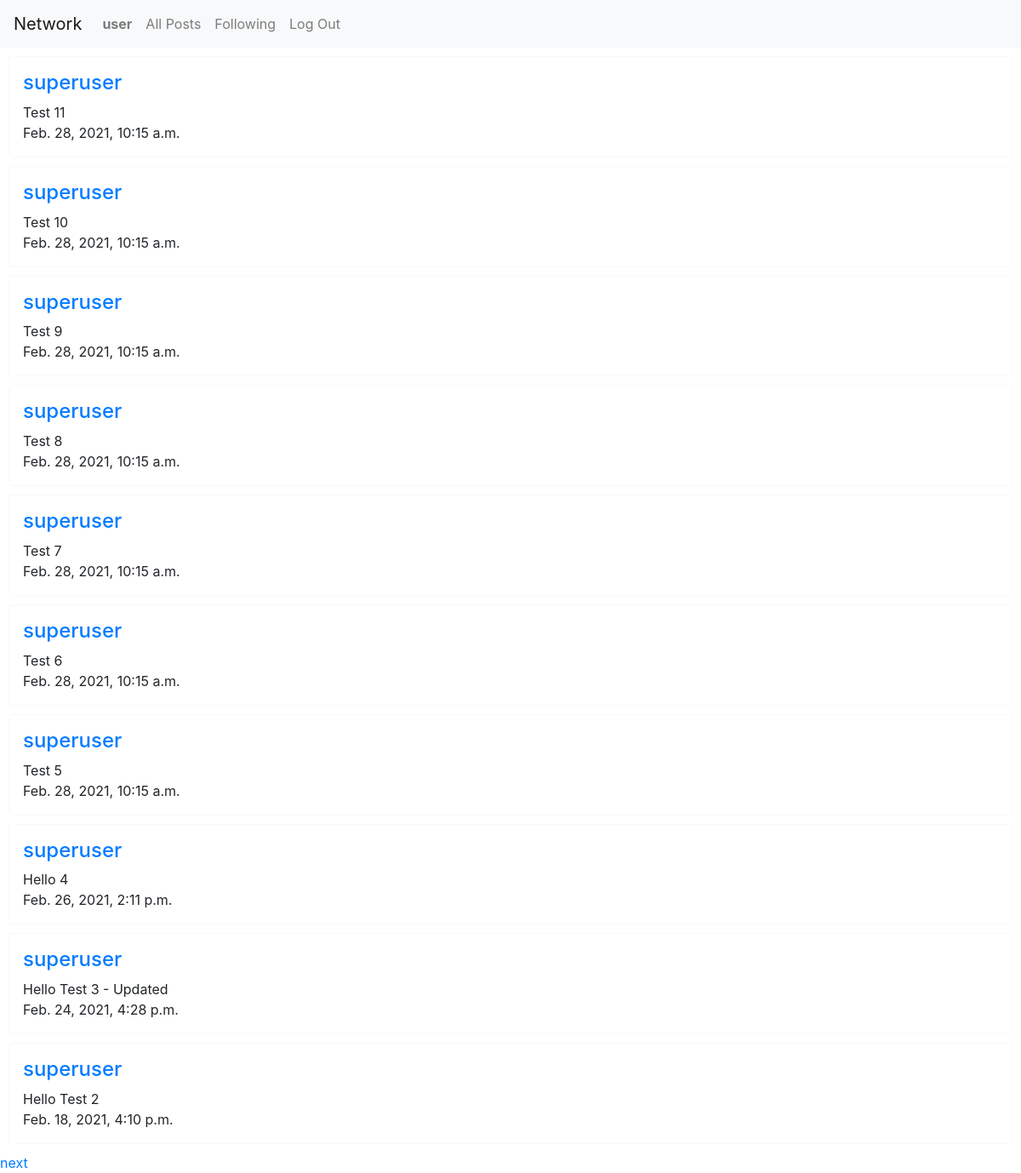
Page /following (signed in) on the committed database.
### network/models.py (models this page shows, shortened)
class User(AbstractUser):
    pass

class Post(models.Model):
    user = models.ForeignKey('User', on_delete=models.CASCADE, related_name="user")
    post = models.CharField(max_length=300)
    timestamp = models.DateTimeField()
    likes = models.IntegerField(default=0)

### network/views.py (the view)
# urls.py: path("following", views.following, name="following"),
def following(request):
    user = request.user
    following = Follow.objects.filter(follower=request.user).values('following_id')
    posts = Post.objects.filter(user__in=following).order_by('-timestamp')
    for post in posts:
        post.likes = Like.objects.filter(post=post.id).count()
        post.save()
    paginator = Paginator(posts, 10)
    page_number = request.GET.get('page')
    page_obj = paginator.get_page(page_number)
    return render(request, "network/following.html", {
        "page_obj": page_obj # most recent post first
    })

### network/templates/network/following.html (shortened to what this page needs)
{% extends "network/layout.html" %}
{% load static %}
{% block body %}
<div>
  {% for post in page_obj %}
    <div class="border border-light rounded p-3" style="margin: 10px;">
      <h4> <a href="{% url 'profile' post.user.id %}">{{ post.user }}</a></h4>
      <div>{{ post.post }}</div>
      <div>{{ post.timestamp }}</div>
    </div>
  {% empty %}
    <li>no posts</li>
  {% endfor %}
</div>
{% if page_obj.has_next %}
  <a href="?page={{ page_obj.next_page_number }}">next</a>
{% endif %}
{% endblock %}

### network/templates/network/layout.html (shortened to what this page needs)
{% load static %}
<!DOCTYPE html>
<html lang="en">
    <head>
        <link rel="stylesheet" href="https://stackpath.bootstrapcdn.com/bootstrap/4.4.1/css/bootstrap.min.css">
        <link href="{% static 'network/styles.css' %}" rel="stylesheet">
    </head>
    <body>
        <nav class="navbar navbar-expand-lg navbar-light bg-light">
            <a class="navbar-brand" href="#">Network</a>
            <div>
              <ul class="navbar-nav mr-auto">
                {% if user.is_authenticated %}
                    <li class="nav-item">
                        <a class="nav-link" href="{% url 'profile' user.id %}"><strong>{{ user.username }}</strong></a>
                    </li>
                {% endif %}
                <li class="nav-item">
                  <a class="nav-link" href="{% url 'index' %}">All Posts</a>
                </li>
                {% if user.is_authenticated %}
                    <li class="nav-item">
                        <a class="nav-link" href="{% url 'following' %}">Following</a>
                    </li>
                    <li class="nav-item">
                        <a class="nav-link" href="{% url 'logout' %}">Log Out</a>
                    </li>
                {% endif %}
              </ul>
            </div>
          </nav>
        <div class="body">
            {% block body %}
            {% endblock %}
        </div>
    </body>
</html>

### rows in the picture
User: username "user"
Post: user "superuser", post "Test 11", timestamp "Feb. 28, 2021, 10:15 a.m."
Post: user "superuser", post "Test 10", timestamp "Feb. 28, 2021, 10:15 a.m."
Post: user "superuser", post "Test 9", timestamp "Feb. 28, 2021, 10:15 a.m."
Post: user "superuser", post "Test 8", timestamp "Feb. 28, 2021, 10:15 a.m."
Post: user "superuser", post "Test 7", timestamp "Feb. 28, 2021, 10:15 a.m."
Post: user "superuser", post "Test 6", timestamp "Feb. 28, 2021, 10:15 a.m."
Post: user "superuser", post "Test 5", timestamp "Feb. 28, 2021, 10:15 a.m."
Post: user "superuser", post "Hello 4", timestamp "Feb. 26, 2021, 2:11 p.m."
Post: user "superuser", post "Hello Test 3 - Updated", timestamp "Feb. 24, 2021, 4:28 p.m."
Post: user "superuser", post "Hello Test 2", timestamp "Feb. 18, 2021, 4:10 p.m."
